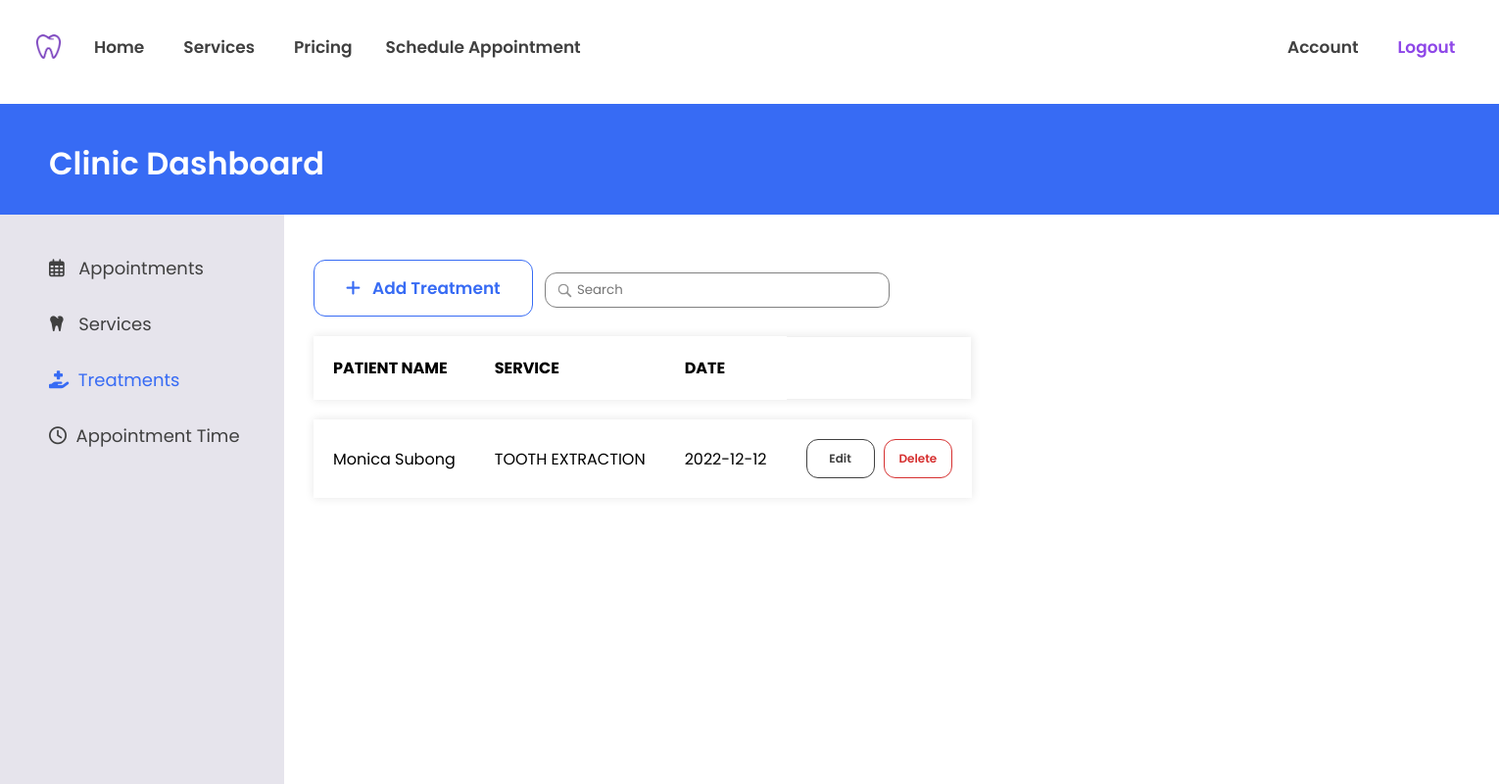
The page /web_pages/php/managetreatment.php (signed in) on the database its author committed.
### tables this page shows
CREATE TABLE `treatment` (
  `treatid` int(11) NOT NULL,
  `userid` varchar(20) NOT NULL,
  `appointid` int(11) NOT NULL,
  `teethno` int(11) NOT NULL,
  `treatdesc` text NOT NULL,
  `fee` decimal(8,2) NOT NULL
);

CREATE TABLE `user` (
  `userid` varchar(20) NOT NULL,
  `username` varchar(20) NOT NULL,
  `fname` varchar(20) NOT NULL,
  `lname` varchar(20) NOT NULL,
  `gender` varchar(6) NOT NULL,
  `birthdate` date NOT NULL,
  `email` varchar(50) NOT NULL,
  `contactnum` varchar(15) NOT NULL,
  `password` tinytext NOT NULL,
  `role` varchar(20) NOT NULL DEFAULT 'regular_user'
);

CREATE TABLE `service` (
  `servid` int(11) NOT NULL,
  `servimage` varchar(50) NOT NULL,
  `servname` varchar(50) NOT NULL,
  `servdesc` longtext NOT NULL,
  `price` decimal(8,2) NOT NULL,
  `pertooth` varchar(3) NOT NULL DEFAULT 'no'
);

CREATE TABLE `appointment` (
  `appointid` int(11) NOT NULL,
  `patientid` varchar(20) NOT NULL,
  `staffid` varchar(20) DEFAULT NULL,
  `servid` int(11) NOT NULL,
  `appointdate` date NOT NULL,
  `appointtime` int(11) NOT NULL,
  `status` varchar(20) NOT NULL DEFAULT 'pending',
  `hastreatment` varchar(3) NOT NULL DEFAULT 'no'
);

### web_pages/php/managetreatment.php (the view, shortened to what this page needs)
<?php
include_once "navbar.php";
 ?>
<!DOCTYPE html>
<html lang="en" dir="ltr">
  <head>
	<link rel="stylesheet" href="../css/dashboard.css">
  </head>
  <body>
	<h1>Clinic Dashboard</h1>
	<div class="sidebar">
		<a href="manageappointment.php"><i class="far fa-calendar-alt"></i>&nbsp;&nbsp; Appointments</a>
		<a href="manageservice.php"><i class="fas fa-tooth"></i>&nbsp;&nbsp; Services</a>
		<a href="managetreatment.php" class="active"><i class="fas fa-hand-holding-medical"></i>&nbsp; Treatments</a>
		<a href="appointmentschedule.php"><i class="far fa-clock"></i>&nbsp;&nbsp;Appointment Time</a>
	</div>
	<div class="section">
    <br>
    <button id="add" value="add"><i class="fas fa-plus"></i>&nbsp;&nbsp; Add Treatment</button>
    <input type="text" name="" value="" id="search" placeholder="Search">
    <div class="" id="reloadsection">
      <table>
        <tr>
          <th>PATIENT NAME</th>
          <th>SERVICE</th>
          <th>DATE</th>
        </tr>
        <?php
        $sql = "SELECT * FROM treatment ORDER BY treatid DESC";
        $res = mysqli_query($conn,$sql);
        if(mysqli_num_rows($res) > 0){
        while($treatment = mysqli_fetch_assoc($res)){
          $treatid = $treatment['treatid'];
          $userid = $treatment['userid'];
          $appointid = $treatment['appointid'];
          $sql = "SELECT * FROM user where userid = '$userid' ";
          $userres = mysqli_query($conn,$sql);
          if(mysqli_num_rows($userres) > 0){
          while($user = mysqli_fetch_assoc($userres)){
            $fname = $user['fname'];
            $lname = $user['lname'];
            $fullname = $fname." ".$lname;
          }
        }
        $sql = "SELECT * FROM appointment where appointid = '$appointid' ";
        $appointres = mysqli_query($conn,$sql);
        if(mysqli_num_rows($appointres) > 0){
        while($appointment = mysqli_fetch_assoc($appointres)){
          $appointdate = $appointment['appointdate'];
          $servid = $appointment['servid'];
          $sql = "SELECT * FROM service where servid = '$servid' ";
          $servres = mysqli_query($conn,$sql);
          if(mysqli_num_rows($servres) > 0){
          while($service = mysqli_fetch_assoc($servres)){
            $servname = $service['servname'];
          }
        }
        }
      }
          ?>
          <tr>
            <td><?= $fullname?></td>
            <td><?= $servname?></td>
            <td><?= $appointdate?></td>
            <td><button class="btn1" id="edit" value="<?= $treatid."_".$fullname."_".$servname."_".$appointdate?>">Edit</button>
				<button class="btnx" id="delete" value="<?= $treatid?>">Delete</button></td>
          </tr>
     <?php   }
      }
         ?>
    </div>
	</div>
  </body>
</html>

### web_pages/css/navbar.css (style rules this page uses)
body { overflow-x: hidden; }

### web_pages/css/dashboard.css (style rules this page uses)
body { font-family: 'Poppins', sans-serif; }
h1 { position: fixed; width: 100%; z-index: -1; margin: 20px -8px; color: white; padding: 115px 50px 28px 50px; background-color: #376BF4; background-position: -50px; font-weight: 600; }
.sidebar { height: 100%; width: 290px; position: fixed; z-index: -4; top: 218.5px; left: 0; background-color: #E6E4EC; overflow-x: hidden; padding-top: 26px; }
.sidebar a { padding: 15px 8px 15px 50px; text-decoration: none; font-size: 18px; color: #404040; display: block; }
.section { position: absolute; left: 320px; top: 240px; z-index: -2; width: 100%; }
.sidebar a.active { color: #376BF4; }
table { border-collapse: separate; border-spacing: 0px 20px; }
tr { background-color: #ffffff; box-shadow: 0px 0px 9px 0px rgba(0,0,0,0.1); }
th { padding: 20px 20px; text-align: left; }
td { padding: 20px 20px; border-spacing: 0px 0px 20px 0px; }
.btn1 { color: #404040; background-color: white; border: 1px solid #404040; padding: 10px 0px; width: 70px; text-align: center; font-size: 12px; font-family: inherit; font-weight: 600; text-decoration: none; border-radius: 12px; transition: 0.4s; margin-right: 5px; }
.btnx { color: #D63030; background-color: white; border: 1px solid #D63030; padding: 10px 0px; width: 70px; text-align: center; font-size: 12px; font-family: inherit; font-weight: 600; text-decoration: none; border-radius: 12px; transition: 0.4s; }
#add { color: #376BF4; background-color: white; border: 1px solid #376BF4; padding: 15px 32px; text-align: center; font-size: 17px; font-family: inherit; font-weight: 600; text-decoration: none; border-radius: 12px; transition: 0.4s; }
input#search { font-family: inherit; padding: 7px 12px 7px 32px; border-radius: 12px; border: solid gray 1px; margin: 8px; width: 20%; background-image: url('../images/search.png'); background-size: 20px; background-position: 9px; background-repeat: no-repeat; }

### rows shown on the page
treatment: userid.lname "Monica Subong", service.servname "TOOTH EXTRACTION", appointid.appointdate "2022-12-12", $treatid 10 (drawn)
